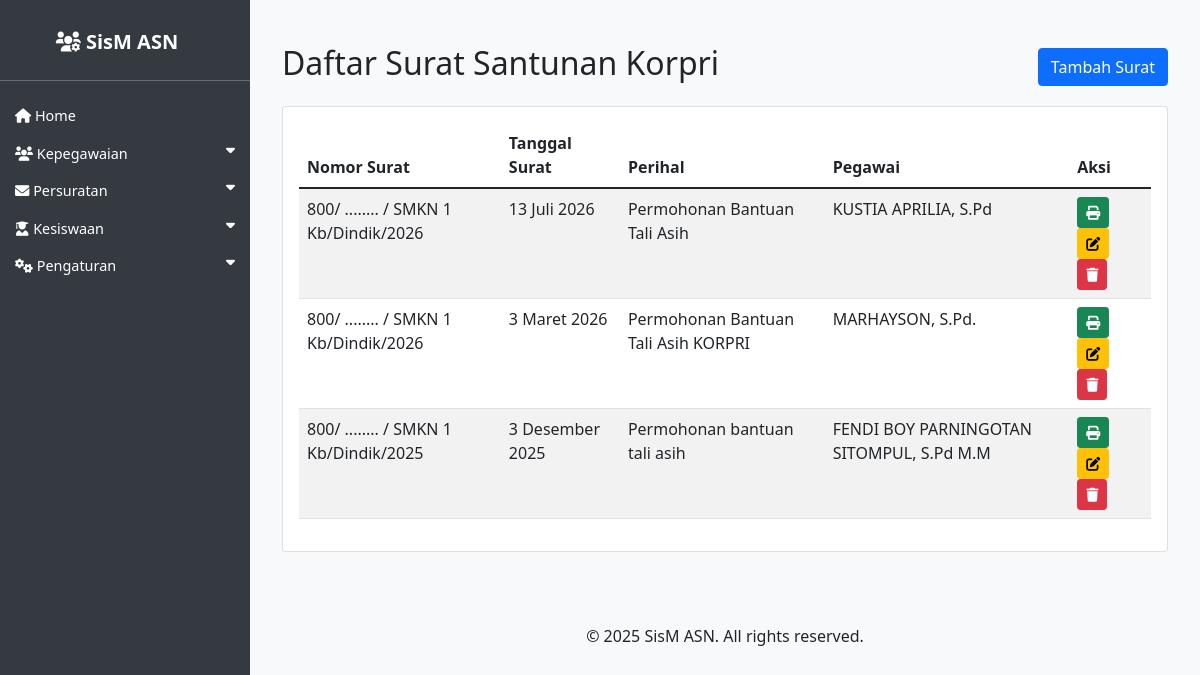
The page /asn/surat_santunan_korpri/ on the database its author committed.
### asn_app/models.py (models this page shows, shortened)
class SuratSantunanKorpri(models.Model):
    nomor_surat = models.CharField(max_length=100, verbose_name='Nomor Surat')
    tanggal_surat = models.DateField(verbose_name='Tanggal Surat')
    tempat_ditetapkan = models.CharField(max_length=100, verbose_name='Tempat Ditetapkan')
    instansi_tujuan_surat = models.CharField(max_length=200, verbose_name='Instansi Tujuan Surat')
    kota_tujuan_surat = models.CharField(max_length=100, verbose_name='Kota Tujuan Surat')
    sifat = models.CharField(max_length=100, verbose_name='Sifat')
    lampiran = models.CharField(max_length=100, verbose_name='Lampiran')
    perihal = models.CharField(max_length=200, verbose_name='Perihal')
    pegawai = models.ForeignKey(ASN, on_delete=models.CASCADE, related_name='surat_santunan', verbose_name='Pegawai')
    penandatangan = models.ForeignKey(ASN, on_delete=models.SET_NULL, null=True, blank=True, related_name='penandatangan_santunan', verbose_name='Penandatangan')
    kop_surat = models.ForeignKey(KopSurat, on_delete=models.SET_NULL, null=True, blank=True, verbose_name='Kop Surat')
    created_at = models.DateTimeField(auto_now_add=True)
    updated_at = models.DateTimeField(auto_now=True)

class ASN(models.Model):
    JENIS_KELAMIN_CHOICES = [
        ('L', 'Laki-laki'),
        ('P', 'Perempuan'),
    ]
    AGAMA_CHOICES = [
        ('ISLAM', 'Islam'),
        ('KRISTEN', 'Kristen'),
        ('KATOLIK', 'Katolik'),
        ('HINDU', 'Hindu'),
        ('BUDDHA', 'Buddha'),
        ('KONGHUCU', 'Konghucu'),
    ]
    nip = models.CharField(max_length=18, unique=True, null=True, blank=True)
    nama = models.CharField(max_length=100)
    tempat_lahir = models.CharField(max_length=50)
    tanggal_lahir = models.DateField()
    jenis_kelamin = models.CharField(max_length=1, choices=JENIS_KELAMIN_CHOICES)
    agama = models.CharField(max_length=10, choices=AGAMA_CHOICES)
    alamat = models.TextField()
    email = models.EmailField()
    telepon = models.CharField(max_length=15)
    jabatan = models.CharField(max_length=100)
    pangkat = models.CharField(max_length=50, null=True, blank=True)
    golongan = models.CharField(max_length=5, null=True, blank=True)
    nama_istri_suami = models.CharField(max_length=100, blank=True, null=True, verbose_name='Nama Istri/Suami')
    unit_kerja = models.CharField(max_length=100)
    foto = models.ImageField(upload_to='asn_fotos/', blank=True, null=True)
    pendidikan_terakhir = models.CharField(max_length=255, blank=True, verbose_name='Pendidikan Terakhir')
    tmt_pangkat = models.DateField(null=True, blank=True, verbose_name='TMT Pangkat')
    tmt_cpns = models.DateField(null=True, blank=True, verbose_name='TMT CPNS')
    tmt_jabatan = models.DateField(null=True, blank=True, verbose_name='TMT Jabatan')
    created_at = models.DateTimeField(auto_now_add=True)
    updated_at = models.DateTimeField(auto_now=True)

### asn_app/views.py (the view)
# urls.py: path('surat_santunan_korpri/', views.surat_santunan_korpri_list, name='surat_santunan_korpri_list'),
def surat_santunan_korpri_list(request):
    surat_list = SuratSantunanKorpri.objects.all().order_by('-created_at')
    return render(request, 'asn_app/surat_santunan_korpri_list.html', {'surat_list': surat_list})

### asn_app/templates/asn_app/surat_santunan_korpri_list.html
{% extends 'asn_app/base.html' %}
{% load i18n %}
{% load indonesian_date_tags %}
{% block content %}
<div class="container mt-4">
    <div class="d-flex justify-content-between align-items-center mb-3">
        <h2>Daftar Surat Santunan Korpri</h2>
        <a href="{% url 'surat_santunan_korpri_create' %}" class="btn btn-primary">Tambah Surat</a>
    </div>
    <div class="card">
        <div class="card-body">
            <table class="table table-striped table-hover">
                <thead>
                    <tr>
                        <th>Nomor Surat</th>
                        <th>Tanggal Surat</th>
                        <th>Perihal</th>
                        <th>Pegawai</th>
                        <th>Aksi</th>
                    </tr>
                </thead>
                <tbody>
                    {% for surat in surat_list %}
                    <tr>
                        <td>{{ surat.nomor_surat }}</td>
                        <td>{{ surat.tanggal_surat|indonesian_date:"%d %B %Y" }}</td>
                        <td>{{ surat.perihal }}</td>
                        <td>{{ surat.pegawai.nama }}</td>
                        <td>
                            <a href="{% url 'surat_santunan_korpri_export_pdf' surat.pk %}" class="btn btn-sm btn-success"><i class="fas fa-print"></i> </a>
                            <a href="{% url 'surat_santunan_korpri_update' surat.pk %}" class="btn btn-sm btn-warning"><i class="fas fa-edit"></i> </a>
                            <a href="{% url 'surat_santunan_korpri_delete' surat.pk %}" class="btn btn-sm btn-danger"><i class="fas fa-trash"></i> </a>
                        </td>
                    </tr>
                    {% empty %}
                    <tr>
                        <td colspan="5" class="text-center">Tidak ada surat santunan korpri.</td>
                    </tr>
                    {% endfor %}
                </tbody>
            </table>
        </div>
    </div>
</div>
{% endblock %}

### asn_app/templates/asn_app/base.html (style rules this page uses)
body { display: flex; min-height: 100vh; flex-direction: column; background-color: #f8f9fa; }

### rows shown on the page
SuratSantunanKorpri: nomor_surat "800/ ........ / SMKN 1 Kb/Dindik/2026", tanggal_surat|indonesian_date "13 Juli 2026", perihal "Permohonan Bantuan Tali Asih", pegawai.nama "KUSTIA APRILIA, S.Pd"
SuratSantunanKorpri: nomor_surat "800/ ........ / SMKN 1 Kb/Dindik/2026", tanggal_surat|indonesian_date "3 Maret 2026", perihal "Permohonan Bantuan Tali Asih KORPRI", pegawai.nama "MARHAYSON, S.Pd."
SuratSantunanKorpri: nomor_surat "800/ ........ / SMKN 1 Kb/Dindik/2025", tanggal_surat|indonesian_date "3 Desember 2025", perihal "Permohonan bantuan tali asih", pegawai.nama "FENDI BOY PARNINGOTAN SITOMPUL, S.Pd M.M"
